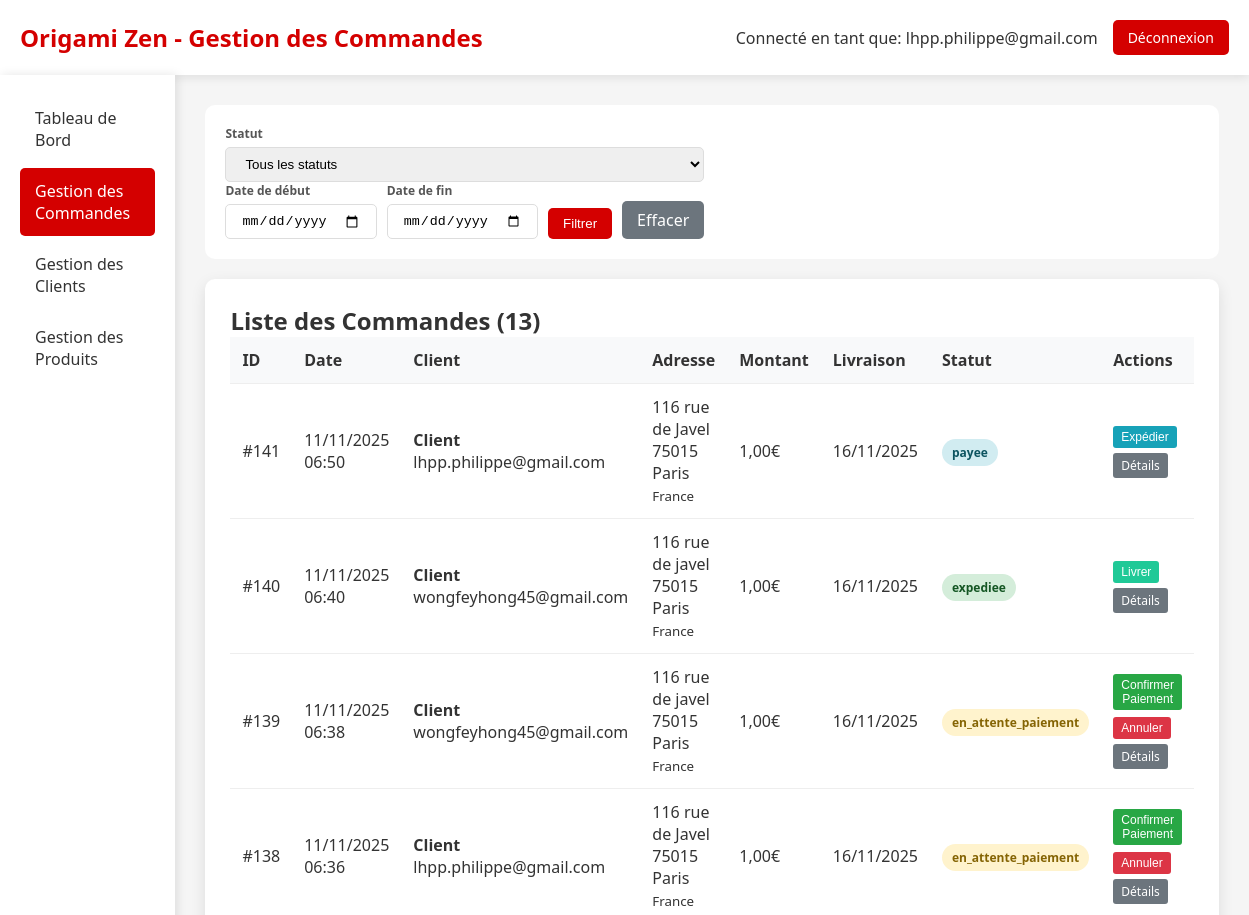
/admin_commandes.php (signed in, upper part), run on an earlier commit of the app's database.
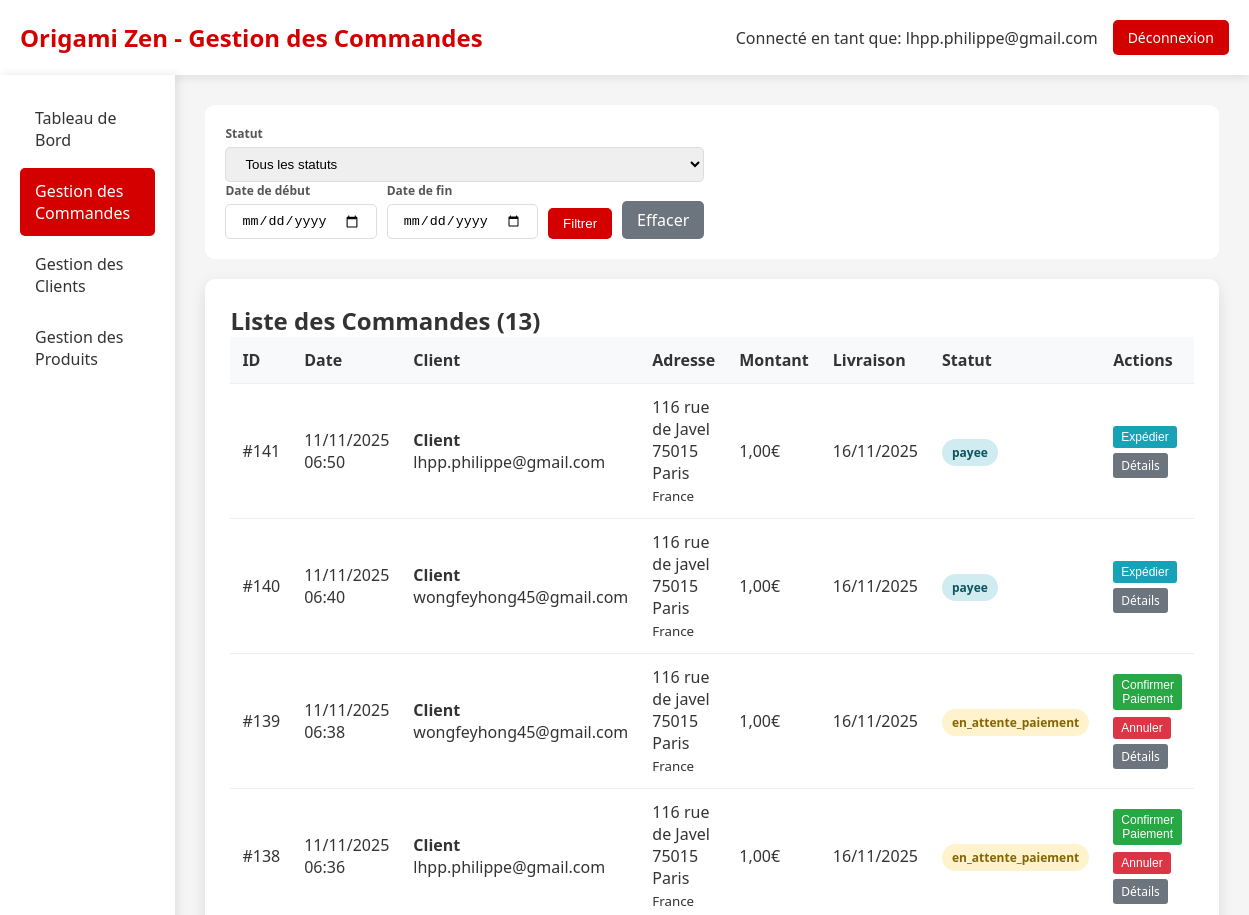
And on a later commit of the database.
### tables this page shows
CREATE TABLE IF NOT EXISTS `commande` (
  `idCommande` bigint NOT NULL AUTO_INCREMENT,
  `idClient` bigint NOT NULL,
  `idAdresseLivraison` bigint NOT NULL,
  `idAdresseFacturation` bigint DEFAULT NULL,
  `dateCommande` datetime NOT NULL,
  `modeReglement` varchar(20) NOT NULL DEFAULT 'CB',
  `delaiLivraison` date NOT NULL,
  `fraisDePort` double NOT NULL,
  `montantTotal` double NOT NULL,
  `statut` enum('en_attente','en_attente_paiement','payee','confirmee','expediee','livree','annulee') NOT NULL DEFAULT 'en_attente',
  `statut_paiement` enum('en_attente','payee','echec','annulee','rembourse') DEFAULT 'en_attente',
  `idPaiement` int DEFAULT NULL,
  PRIMARY KEY (`idCommande`),
  KEY `Commande_idClient_FK` (`idClient`),
  KEY `Commande_idAdresseLivraison_FK` (`idAdresseLivraison`),
  KEY `idAdresseFacturation` (`idAdresseFacturation`)
);

CREATE TABLE IF NOT EXISTS `client` (
  `idClient` bigint NOT NULL AUTO_INCREMENT,
  `email` varchar(50) NOT NULL,
  `motDePasse` varchar(255) NOT NULL,
  `nom` varchar(50) DEFAULT NULL,
  `prenom` varchar(50) DEFAULT NULL,
  `telephone` varchar(20) DEFAULT NULL,
  `email_confirme` tinyint(1) DEFAULT '0',
  `token_confirmation` varchar(64) DEFAULT NULL,
  `token_expires` datetime DEFAULT NULL,
  `type` enum('temporaire','permanent') DEFAULT 'temporaire',
  `date_creation` datetime DEFAULT CURRENT_TIMESTAMP,
  `session_id` varchar(128) DEFAULT NULL,
  PRIMARY KEY (`idClient`),
  KEY `idx_client_type` (`type`),
  KEY `idx_client_session` (`session_id`),
  KEY `idx_client_date` (`date_creation`)
);

CREATE TABLE IF NOT EXISTS `adresse` (
  `idAdresse` bigint NOT NULL AUTO_INCREMENT,
  `idClient` bigint NOT NULL,
  `nom` varchar(50) NOT NULL,
  `prenom` varchar(50) NOT NULL,
  `adresse` varchar(50) NOT NULL,
  `codePostal` varchar(50) NOT NULL,
  `ville` varchar(50) NOT NULL,
  `pays` varchar(50) NOT NULL,
  `telephone` varchar(50) NOT NULL,
  `instructions` varchar(255) DEFAULT NULL,
  `societe` varchar(50) DEFAULT NULL,
  `type` varchar(20) DEFAULT 'livraison',
  `dateCreation` datetime DEFAULT CURRENT_TIMESTAMP,
  PRIMARY KEY (`idAdresse`),
  KEY `Adresse_idClient_FK` (`idClient`)
);

### admin_commandes.php (the view, shortened to what the changed rows need)
<?php
$host = 'localhost';
$dbname = 'origami';
$username = 'root';
$password = '';
try {
    $pdo = new PDO("mysql:host=$host;dbname=$dbname;charset=utf8", $username, $password);
    $pdo->setAttribute(PDO::ATTR_ERRMODE, PDO::ERRMODE_EXCEPTION);
    $where = "";
    $params = [];
    $stmt = $pdo->prepare("
        SELECT c.idCommande, c.dateCommande, c.montantTotal, c.statut, c.delaiLivraison,
               cl.nom, cl.prenom, cl.email, cl.telephone,
               a.adresse, a.codePostal, a.ville, a.pays
        FROM Commande c
        JOIN Client cl ON c.idClient = cl.idClient
        JOIN Adresse a ON c.idAdresseLivraison = a.idAdresse
        $where
        ORDER BY c.dateCommande DESC
    ");
    $stmt->execute($params);
    $commandes = $stmt->fetchAll(PDO::FETCH_ASSOC);
} catch (PDOException $e) {
    die("Erreur de connexion à la base de données: " . $e->getMessage());
}
?>
<!DOCTYPE html>
<html lang="fr">
<head>
</head>
<body>
    <div class="header">
        <div class="logo">
            <h1>Origami Zen - Gestion des Commandes</h1>
        </div>
    </div>
    <div class="container">
        <div class="main-content">
            <div class="section">
                <h2>Liste des Commandes (<?= count($commandes) ?>)</h2>
                <?php if (empty($commandes)): ?>
                    <div class="no-orders">
                        Aucune commande trouvée pour les critères sélectionnés.
                    </div>
                <?php else: ?>
                <table>
                    <thead>
                        <tr>
                            <th>ID</th>
                            <th>Date</th>
                            <th>Client</th>
                            <th>Adresse</th>
                            <th>Montant</th>
                            <th>Livraison</th>
                            <th>Statut</th>
                            <th>Actions</th>
                        </tr>
                    </thead>
                    <tbody>
                        <?php foreach ($commandes as $commande): ?>
                        <tr>
                            <td>#<?= $commande['idCommande'] ?></td>
                            <td><?= date('d/m/Y H:i', strtotime($commande['dateCommande'])) ?></td>
                            <td>
                                <strong><?= htmlspecialchars($commande['prenom'] . ' ' . $commande['nom']) ?></strong><br>
                                <?= htmlspecialchars($commande['email']) ?><br>
                            </td>
                            <td>
                                <?= htmlspecialchars($commande['adresse']) ?><br>
                                <?= htmlspecialchars($commande['codePostal'] . ' ' . $commande['ville']) ?><br>
                                <small><?= htmlspecialchars($commande['pays']) ?></small>
                            </td>
                            <td><?= number_format($commande['montantTotal'], 2, ',', ' ') ?>€</td>
                            <td><?= date('d/m/Y', strtotime($commande['delaiLivraison'])) ?></td>
                            <td>
                                <span class="status-badge status-<?= $commande['statut'] ?>"
                                      onclick="changerStatut(<?= $commande['idCommande'] ?>, '<?= $commande['statut'] ?>')"
                                      title="Cliquez pour changer le statut">
                                    <?= $commande['statut'] ?>
                                </span>
                            </td>
                            <td>
                                <div class="order-actions">
                                    <?php if ($commande['statut'] === 'en_attente_paiement'): ?>
                                        <form method="POST" class="action-form">
                                            <input type="hidden" name="idCommande" value="<?= $commande['idCommande'] ?>">
                                            <button type="submit" name="action" value="confirmer" class="btn-small btn-confirm" onclick="return confirm('Confirmer le paiement de cette commande ?')">Confirmer Paiement</button>
                                        </form>
                                        <form method="POST" class="action-form">
                                            <input type="hidden" name="idCommande" value="<?= $commande['idCommande'] ?>">
                                            <button type="submit" name="action" value="annuler" class="btn-small btn-cancel" onclick="return confirm('Annuler cette commande ?')">Annuler</button>
                                        </form>
                                    <?php elseif ($commande['statut'] === 'payee'): ?>
                                        <form method="POST" class="action-form">
                                            <button type="submit" name="action" value="expedier" class="btn-small btn-ship" onclick="return confirm('Marquer cette commande comme expédiée ?')">Expédier</button>
                                        </form>
                                    <?php elseif ($commande['statut'] === 'expediee'): ?>
                                        <form method="POST" class="action-form">
                                            <button type="submit" name="action" value="livrer" class="btn-small btn-deliver" onclick="return confirm('Marquer cette commande comme livrée ?')">Livrer</button>
                                        </form>
                                    <?php endif; ?>
                                    <a href="admin_commande_detail.php?id=<?= $commande['idCommande'] ?>" class="btn-small btn-details">Détails</a>
                                </div>
                            </td>
                        </tr>
                        <?php endforeach; ?>
                    </tbody>
                </table>
                <?php endif; ?>
            </div>
        </div>
    </div>
</body>
</html>

What changed in the data, as far as the page shows it:
changed commande id 140: statut "expediee" → "payee"; statut "Livrer" → "Expédier"
